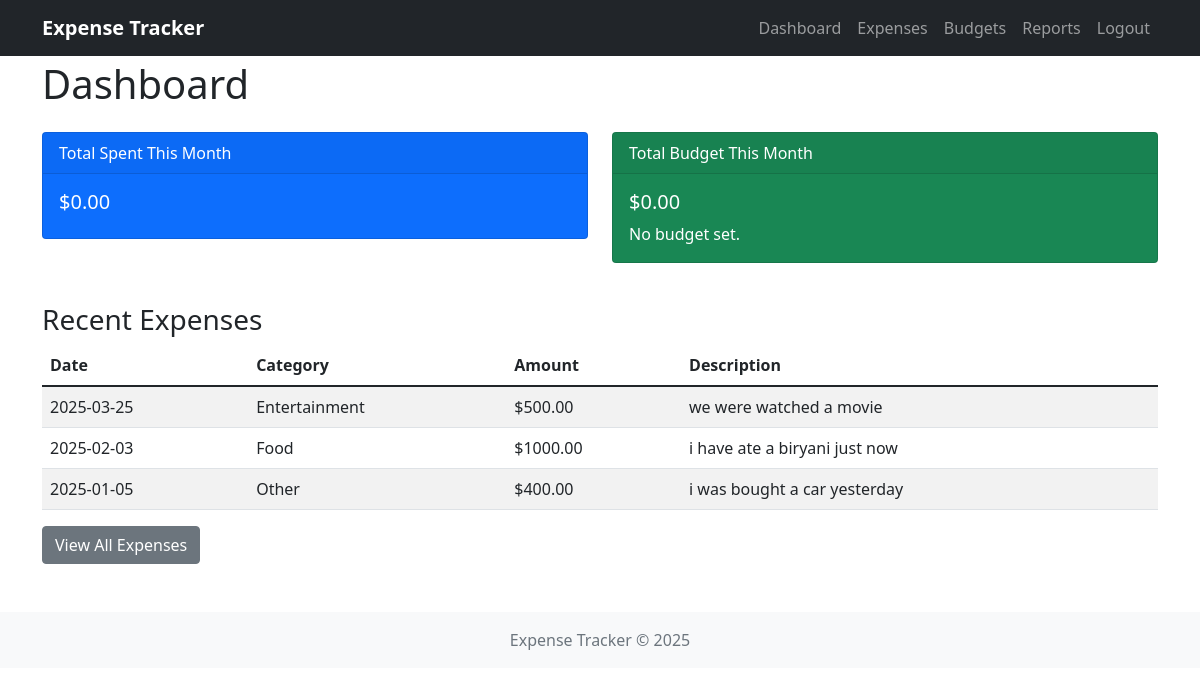
The page /dashboard (signed in) on the database its author committed.
### app/models.py (models this page shows)
class Expense(db.Model):
    id = db.Column(db.Integer, primary_key=True)
    amount = db.Column(db.Float, nullable=False)
    date = db.Column(db.Date, nullable=False, default=datetime.utcnow)
    description = db.Column(db.String(200))
    user_id = db.Column(db.Integer, db.ForeignKey('user.id'), nullable=False)
    category_id = db.Column(db.Integer, db.ForeignKey('category.id'), nullable=False)

class Category(db.Model):
    id = db.Column(db.Integer, primary_key=True)
    name = db.Column(db.String(50), nullable=False)
    user_id = db.Column(db.Integer, db.ForeignKey('user.id'), nullable=False)
    expenses = db.relationship('Expense', backref='category', lazy=True)
    budgets = db.relationship('Budget', backref='category', lazy=True)

### app/routes.py (the view)
@main_bp.route('/dashboard')
@login_required
def dashboard():
    now = datetime.now()
    current_month = now.month
    current_year = now.year
    total_spent = db.session.query(func.sum(Expense.amount)).filter(
        Expense.user_id == current_user.id,
        func.extract('month', Expense.date) == current_month,
        func.extract('year', Expense.date) == current_year
    ).scalar() or 0.0
    budgets = Budget.query.filter_by(user_id=current_user.id, month=current_month, year=current_year).all()
    total_budget = sum(b.amount_limit for b in budgets) if budgets else 0
    recent_expenses = Expense.query.filter_by(user_id=current_user.id).order_by(Expense.date.desc()).limit(5).all()
    return render_template('dashboard.html',
                           total_spent=total_spent,
                           total_budget=total_budget,
                           recent_expenses=recent_expenses)

### app/models.py (called while the page is built)
@login_manager.user_loader
def load_user(user_id):
    return User.query.get(int(user_id))

### app/templates/dashboard.html
{% extends "base.html" %}
{% block content %}
<h1 class="mb-4">Dashboard</h1>
<div class="row">
    <div class="col-md-6">
        <div class="card text-white bg-primary mb-3">
            <div class="card-header">Total Spent This Month</div>
            <div class="card-body">
                <h5 class="card-title">${{ "%.2f"|format(total_spent) }}</h5>
            </div>
        </div>
    </div>
    <div class="col-md-6">
        <div class="card text-white bg-success mb-3">
            <div class="card-header">Total Budget This Month</div>
            <div class="card-body">
                <h5 class="card-title">${{ "%.2f"|format(total_budget) }}</h5>
                <p class="card-text">
                    {% if total_budget > 0 %}
                    Remaining: ${{ "%.2f"|format(total_budget - total_spent) }}
                    {% else %}
                    No budget set.
                    {% endif %}
                </p>
            </div>
        </div>
    </div>
</div>
<div class="row mt-4">
    <div class="col-md-12">
        <h3>Recent Expenses</h3>
        {% if recent_expenses %}
        <table class="table table-striped">
            <thead>
                <tr>
                    <th>Date</th>
                    <th>Category</th>
                    <th>Amount</th>
                    <th>Description</th>
                </tr>
            </thead>
            <tbody>
                {% for expense in recent_expenses %}
                <tr>
                    <td>{{ expense.date.strftime('%Y-%m-%d') }}</td>
                    <td>{{ expense.category.name }}</td>
                    <td>${{ "%.2f"|format(expense.amount) }}</td>
                    <td>{{ expense.description or '' }}</td>
                </tr>
                {% endfor %}
            </tbody>
        </table>
        {% else %}
        <p>No expenses yet. <a href="{{ url_for('main.add_expense') }}">Add one now</a>.</p>
        {% endif %}
        <a href="{{ url_for('main.list_expenses') }}" class="btn btn-secondary">View All Expenses</a>
    </div>
</div>
{% endblock %}

### app/templates/base.html (shortened to what this page needs)
<!DOCTYPE html>
<html lang="en">
<head>
    <link href="https://cdn.jsdelivr.net/npm/bootstrap@5.1.3/dist/css/bootstrap.min.css" rel="stylesheet">
    <link rel="stylesheet" href="https://cdn.jsdelivr.net/npm/bootstrap-icons@1.8.1/font/bootstrap-icons.css">
</head>
<body>
    <nav class="navbar navbar-expand-lg navbar-dark bg-dark fixed-top">
        <div class="container">
            <a class="navbar-brand" href="{{ url_for('main.dashboard') }}">Expense Tracker</a>
            <div class="collapse navbar-collapse" id="navbarNav">
                <ul class="navbar-nav ms-auto">
                    {% if current_user.is_authenticated %}
                    <li class="nav-item"><a class="nav-link" href="{{ url_for('main.dashboard') }}">Dashboard</a></li>
                    <li class="nav-item"><a class="nav-link" href="{{ url_for('main.list_expenses') }}">Expenses</a>
                    </li>
                    <li class="nav-item"><a class="nav-link" href="{{ url_for('budget.manage_budgets') }}">Budgets</a>
                    </li>
                    <li class="nav-item"><a class="nav-link" href="{{ url_for('reports.reports') }}">Reports</a></li>
                    <li class="nav-item"><a class="nav-link" href="{{ url_for('auth.logout') }}">Logout</a></li>
                    {% else %}
                    <li class="nav-item"><a class="nav-link" href="{{ url_for('auth.login') }}">Login</a></li>
                    <li class="nav-item"><a class="nav-link" href="{{ url_for('auth.register') }}">Register</a></li>
                    {% endif %}
                </ul>
            </div>
        </div>
    </nav>
    <div class="container">
        {% block content %}{% endblock %}
    </div>
    <footer class="footer">
        <div class="container">
            <span class="text-muted">Expense Tracker &copy; 2025</span>
        </div>
    </footer>
</body>
</html>

### app/templates/base.html (style rules this page uses)
body { padding-top: 60px; }
.navbar-brand { font-weight: bold; }
.footer { margin-top: 3rem; padding: 1rem 0; background-color: #f8f9fa; text-align: center; }

### rows shown on the page
Expense: date "2025-03-25", category.name "Entertainment", amount "500.00", description "we were watched a movie"
Expense: date "2025-02-03", category.name "Food", amount "1000.00", description "i have ate a biryani just now"
Expense: date "2025-01-05", category.name "Other", amount "400.00", description "i was bought a car yesterday"

### other values the page prints
{{ "%.2f"|format(total_spent) }} "0.00"
{{ "%.2f"|format(total_budget) }} "0.00"
